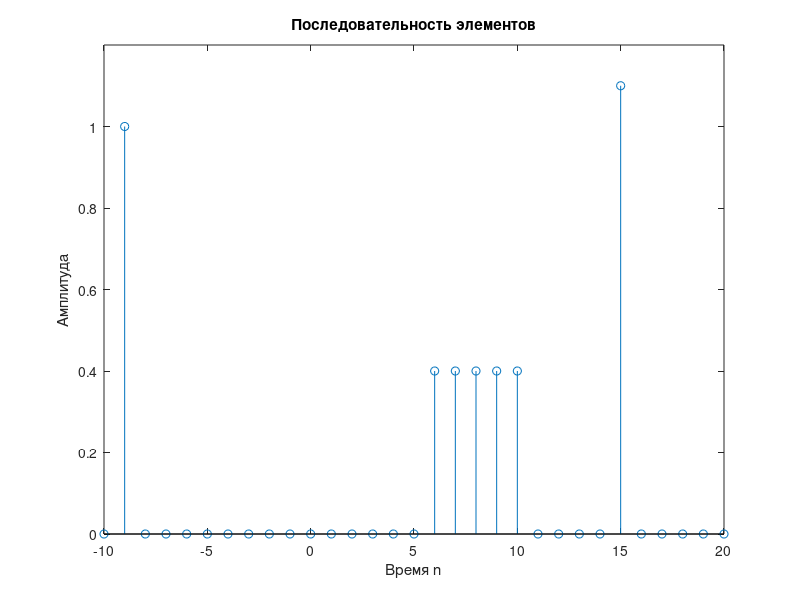

MATLAB code to generate this figure:
% Программа P1_1
% Генерация последовательностей элементов
clf;
% Генерация вектора от -10 до 20
n=-10:20;
% Генерация последовательности
u=[0 1 0 0 0 0 0 0 0 0 0 0 0 0 0 0 0.4 0.4 0.4 0.4 0.4 0 0 0 0 1.1 0 0 0 0 0];
% Отображение на экран последовательностей
stem(n,u);
xlabel('Время n'); ylabel('Амплитуда');
title('Последовательность элементов');
axis([-10 20 0 1.2]);
